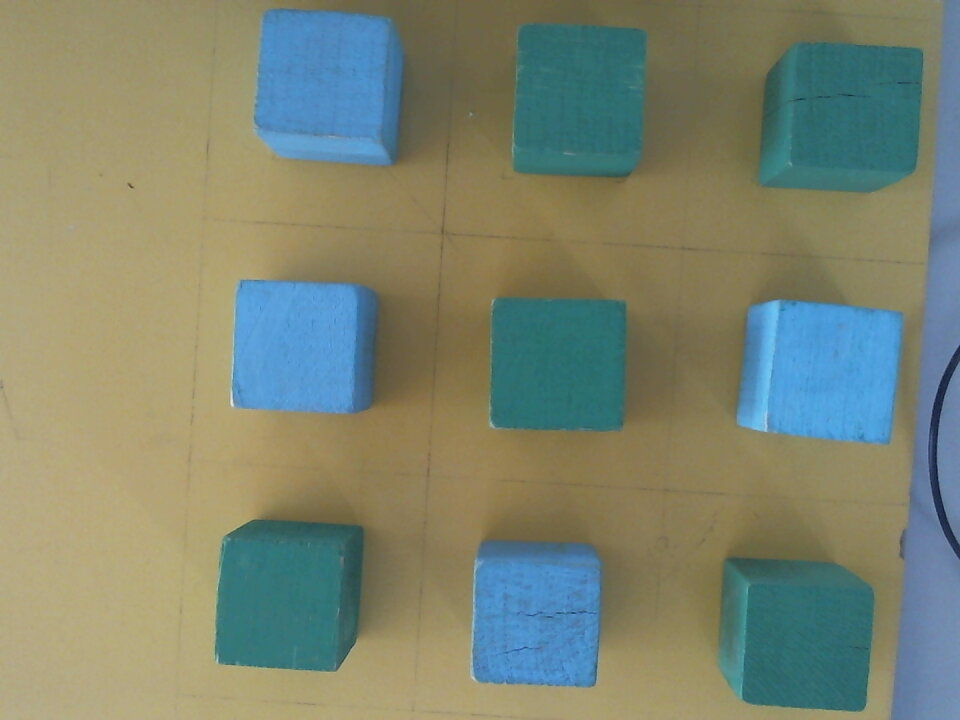
#> input picture OpenCV/Cube.jpg, 960 x 720 px
$ python CubeDetection.py   (older library calls are emulated)
#> lines starting #> are read from the running program, lines starting #| are printed output that depends on the picture; after the words box and inside, x2 and y2 are one past the last pixel; in counts of white or black regions, pixels touching at a corner belong together

import cv2
import numpy as np
import time
import imutils

def get_cube(input_image,rgb_code,thresh):
	frame_hsv = cv2.cvtColor(input_image, cv2.COLOR_BGR2HSV) # convert image from rgb colorspaces to hsv colospaces
	hsv_code = cv2.cvtColor( np.uint8([[rgb_code]] ), cv2.COLOR_BGR2HSV)[0][0] # conversion hsv du code rgb
	min = np.array([hsv_code[0] - thresh, hsv_code[1] - thresh, hsv_code[2] - thresh]) #creation du seuil min
	max = np.array([hsv_code[0] + thresh, hsv_code[1] + thresh, hsv_code[2] + thresh]) #creation du seuil max
	mask = cv2.inRange(frame_hsv, min, max)
	kernel = np.ones((5, 5), np.uint8)
	closing = cv2.morphologyEx(mask, cv2.MORPH_CLOSE,
	kernel, iterations=6)
	cv2.imshow('closing',closing)
	cnts = cv2.findContours(closing.copy(), cv2.RETR_EXTERNAL,
	cv2.CHAIN_APPROX_SIMPLE)
	#cnts = imutils.grab_contours(cnts)
	(_,cnts_count,_) = cv2.findContours(closing.copy(), cv2.RETR_EXTERNAL,cv2.CHAIN_APPROX_SIMPLE)
	return((len(cnts_count)))

frame = cv2.imread('Cube.jpg') #load images from disk
#> frame is the input picture: shape (720, 960, 3); mean B, G, R 113.1, 132.9, 124.4
bgr_blue = [212,151,83] # code rgb de la couleur a chercher
bgr_green = [108,109,41] # code rgb de la couleur a chercher
thresh = 15  # seuil de tolerance pour tresholding
print("j'ai trouvé "+str(get_cube(frame,bgr_blue,thresh))+" cube(s) bleu(s)")
#> in get_cube, `frame_hsv = cv2.cvtColor(input_image, cv2.COLOR_BGR2HSV)`: frame_hsv: shape (720, 960, 3); mean H, S, V 46.1, 101.3, 148.5
#> in get_cube, `mask = cv2.inRange(frame_hsv, min, max)`:
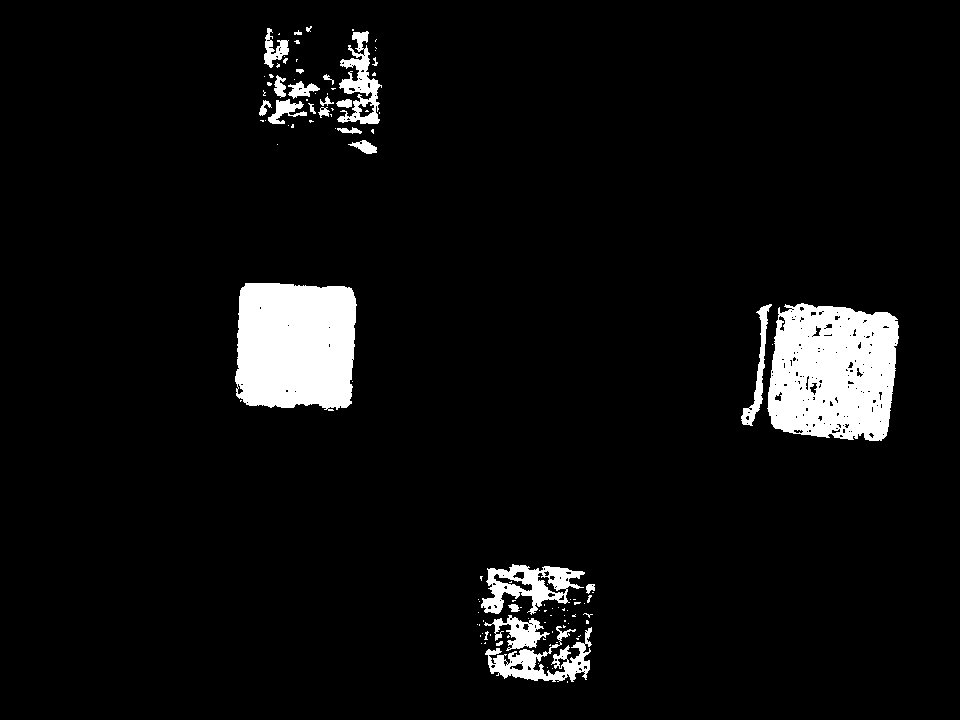
#> mask: shape (720, 960); 5.7% white; 112 white regions (84 under 20 px), largest, box (x1, y1, x2, y2) and area: (767, 303, 899, 441) 14748, (235, 283, 357, 411) 13985, (481, 564, 585, 615) 2426
#> in get_cube, `closing = cv2.morphologyEx(mask, cv2.MORPH_CLOSE, kernel, iterations=6)`:
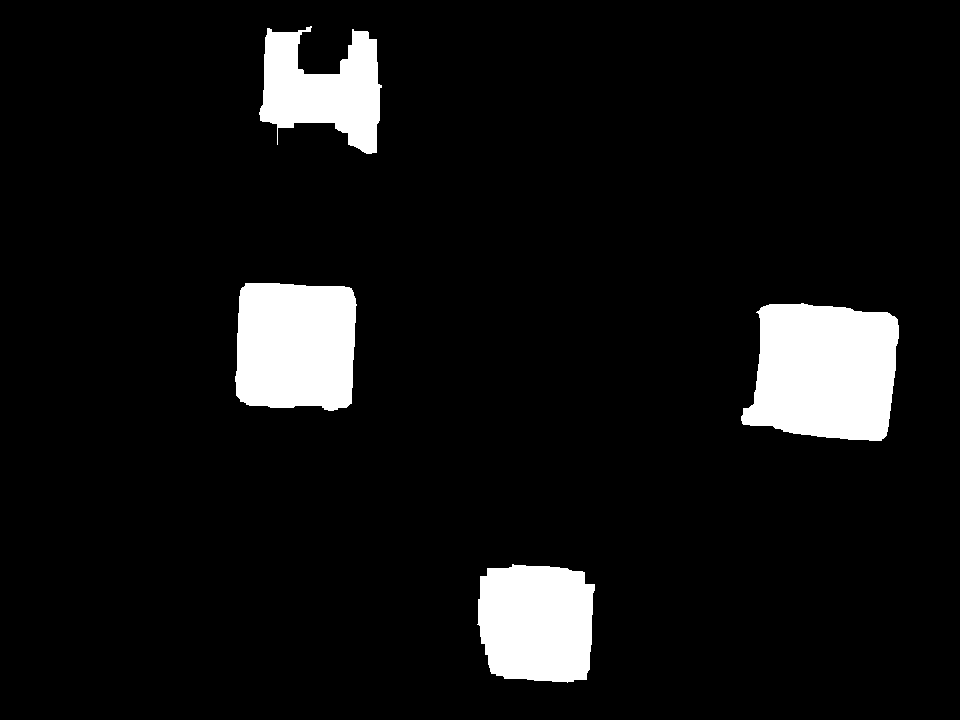
#> closing: shape (720, 960); 7.8% white; 4 white regions
#> in get_cube, `cnts = cv2.findContours(closing.copy(), cv2.RETR_EXTERNAL, cv2.CHAIN_A..`: cnts = 4 contours; box (x1, y1, x2, y2) and area: (741, 303, 899, 441) 17458, (235, 283, 357, 411) 13972, (477, 564, 595, 683) 11910, (259, 26, 382, 154) 9229
#> in get_cube, `(_,cnts_count,_) = cv2.findContours(closing.copy(), cv2.RETR_EXTERNAL,..`: cnts_count has the same summary as cnts
#| j'ai trouvé 4 cube(s) bleu(s)
print("j'ai trouvé "+str(get_cube(frame,bgr_green,thresh))+" cube(s) vert(s)")
#> call 2 of get_cube, with thresh = 15
#> in get_cube (call 2), `mask = cv2.inRange(frame_hsv, min, max)`:
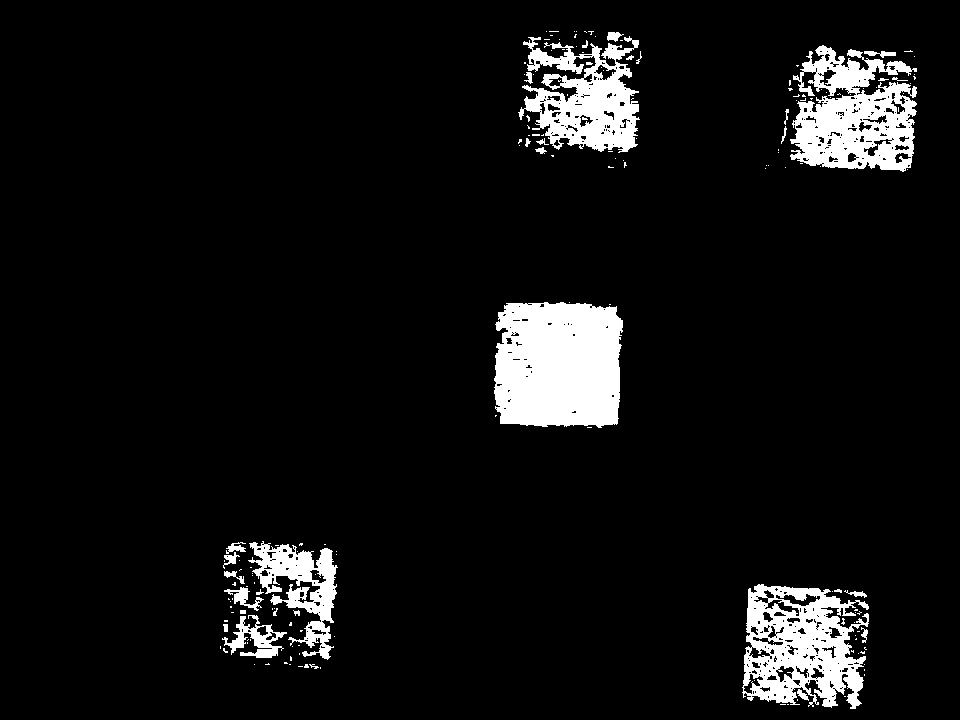
#> mask: shape (720, 960); 7.1% white; 172 white regions (139 under 20 px), largest, box (x1, y1, x2, y2) and area: (494, 302, 623, 428) 14560, (790, 45, 917, 172) 9940, (742, 584, 869, 709) 9486
#> in get_cube (call 2), `closing = cv2.morphologyEx(mask, cv2.MORPH_CLOSE, kernel, iterations=6)`:
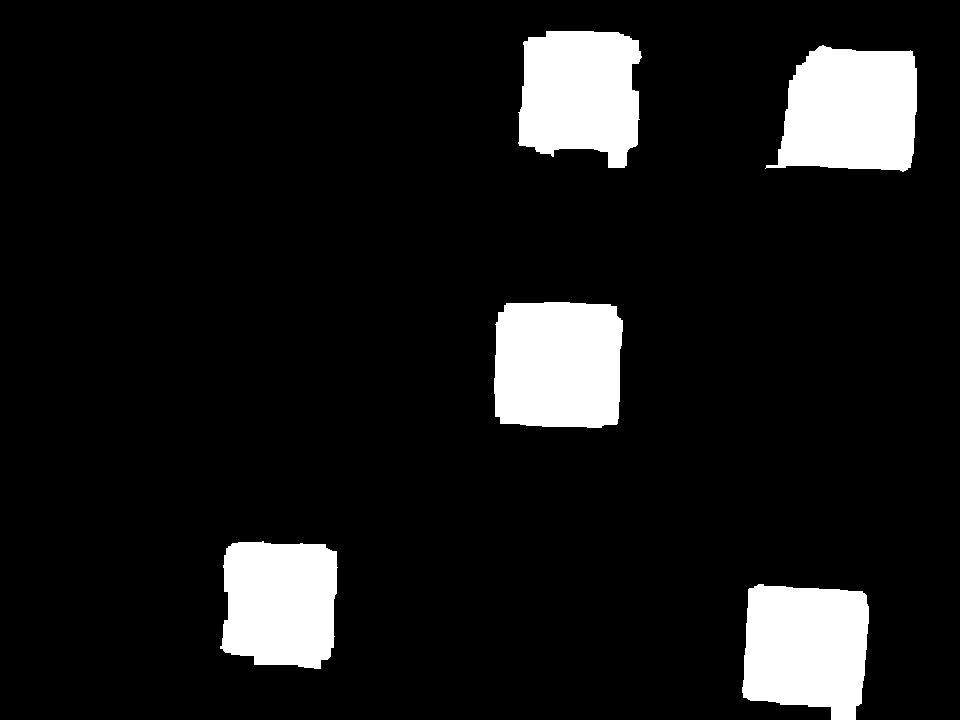
#> closing: shape (720, 960); 10.3% white; 5 white regions
#> in get_cube (call 2), `cnts = cv2.findContours(closing.copy(), cv2.RETR_EXTERNAL, cv2.CHAIN_A..`: cnts = 5 contours; box (x1, y1, x2, y2) and area: (494, 302, 623, 428) 14952, (765, 45, 917, 172) 14792, (742, 584, 869, 720) 14128, (518, 31, 642, 168) 13514, (220, 541, 338, 669) 12803
#> in get_cube (call 2), `(_,cnts_count,_) = cv2.findContours(closing.copy(), cv2.RETR_EXTERNAL,..`: cnts_count has the same summary as cnts
#| j'ai trouvé 5 cube(s) vert(s)
cv2.imshow('input_image',frame)
k = cv2.waitKey(0)
#> (key Esc is pressed here)
if k == 27:
	cv2.destroyAllWindows()

$ run again, with OpenCV/imgFucked.jpg copied over OpenCV/Cube.jpg
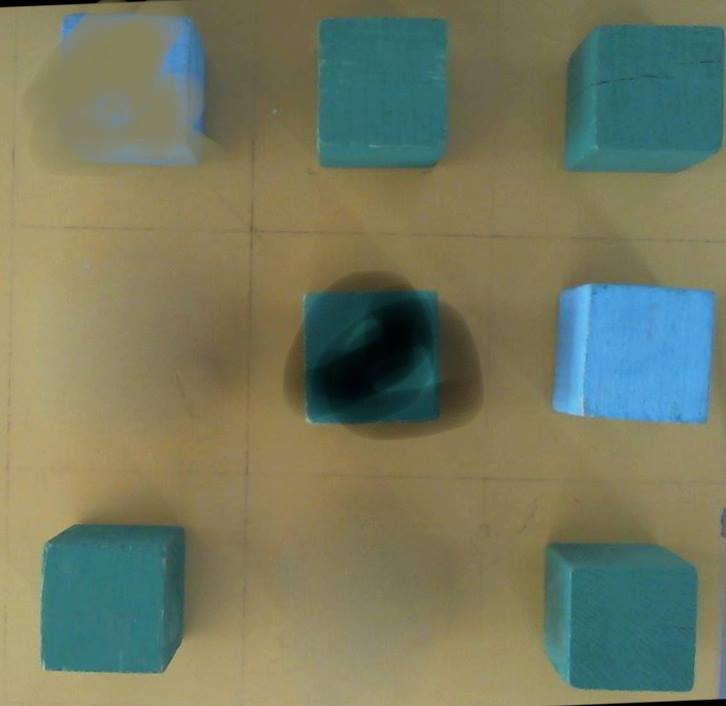
#> input picture OpenCV/imgFucked.jpg, 726 x 706 px
#> frame is the input picture: shape (706, 726, 3); mean B, G, R 96.7, 121.9, 116.7
#> frame_hsv: shape (706, 726, 3); mean H, S, V 41.1, 102.5, 133.3
#> in get_cube, `mask = cv2.inRange(frame_hsv, min, max)`:
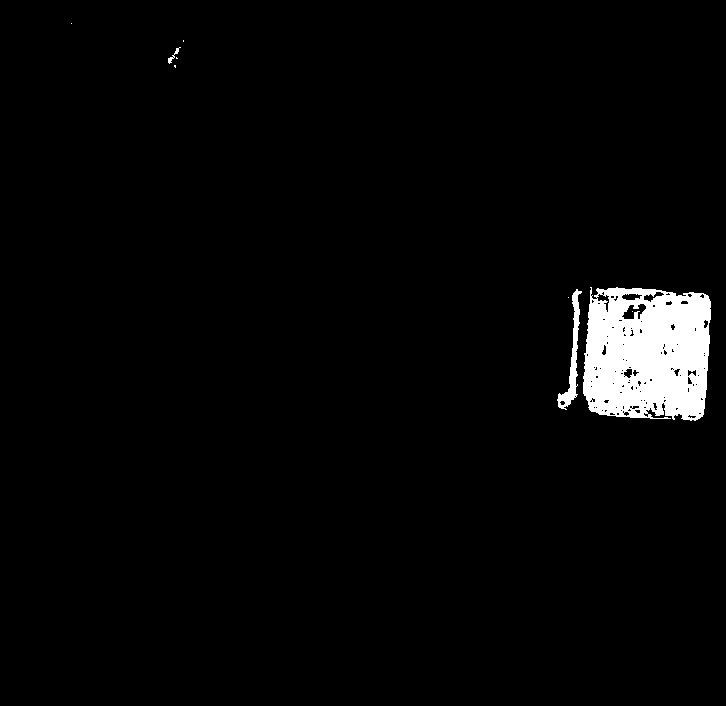
#> mask: shape (706, 726); 3% white; 9 white regions (6 under 20 px), largest, box (x1, y1, x2, y2) and area: (583, 287, 711, 421) 14256, (557, 289, 582, 410) 807, (168, 47, 181, 64) 53
#> closing: shape (706, 726); 3.4% white; 4 white regions (2 under 20 px)
#> cnts = 4 contours, 2 with area under 20; largest, box (x1, y1, x2, y2) and area: (557, 287, 711, 421) 17304, (168, 47, 181, 68) 75
#> cnts_count has the same summary as cnts
#| j'ai trouvé 4 cube(s) bleu(s)
#> mask: shape (706, 726); 7.8% white; 110 white regions (76 under 20 px), largest, box (x1, y1, x2, y2) and area: (570, 570, 693, 688) 11328, (595, 28, 720, 151) 11161, (325, 28, 444, 144) 8539
#> in get_cube (call 2), `closing = cv2.morphologyEx(mask, cv2.MORPH_CLOSE, kernel, iterations=6)`:
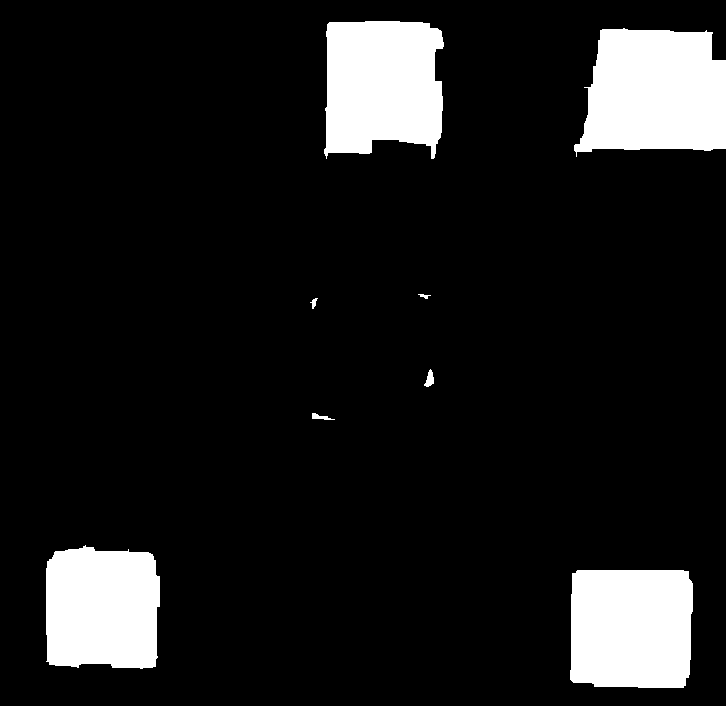
#> closing: shape (706, 726); 11.1% white; 8 white regions
#> cnts = 8 contours, 1 with area under 20; largest, box (x1, y1, x2, y2) and area: (574, 28, 726, 157) 15526, (324, 21, 444, 159) 13936, (570, 570, 693, 688) 13706, (46, 545, 160, 669) 12560, (424, 369, 434, 387) 84, (312, 413, 335, 420) 53, (310, 298, 318, 309) 27
#> cnts_count has the same summary as cnts
#| j'ai trouvé 8 cube(s) vert(s)
